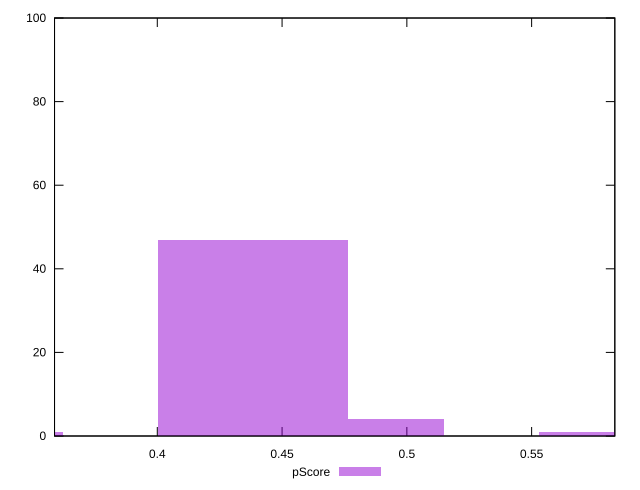

Reproduce this figure in gnuplot.
reset

$pScore <<EOF
0.45749796046031854 47
0.4193731304219586 47
0.5718724505753982 1
0.4956227904986784 4
0.3431234703452389 1
EOF

set key outside below
set boxwidth 0.038124830038359876
set xrange [0.3588235294117647:0.5833333333333334]
set yrange [0:100]
set trange [0:100]
set style fill transparent solid 0.5 noborder
set terminal svg size 640, 490 enhanced background rgb 'white'
set output "reprap/uses-webp-images/samples/pages+cached+noexternal+nomedia/pScore/histogram.svg"

plot $pScore title "pScore" with boxes

reset
